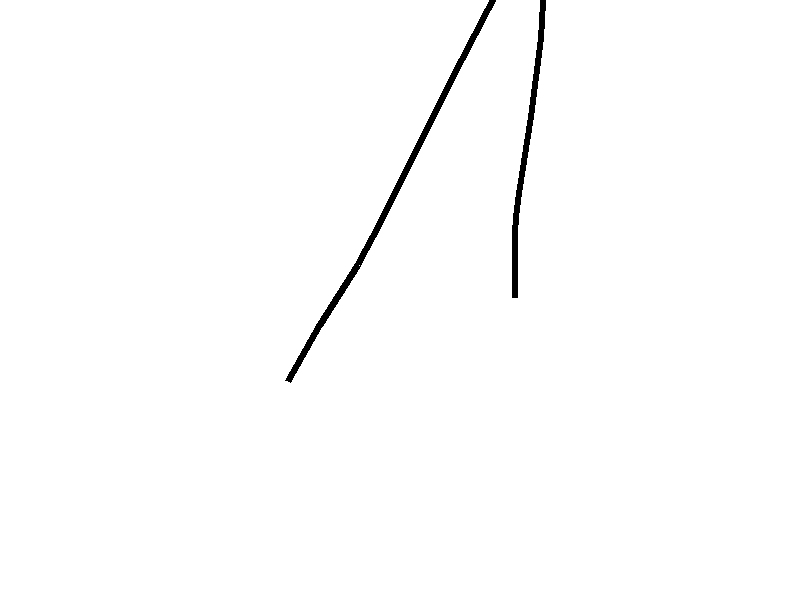
#> input picture SoC/SoCSource/password/number1.png, 800 x 600 px, found by its file name; its folder holds 4 pictures in this run
$ python convert.py
#> lines starting #> are read from the running program, lines starting #| are printed output that depends on the picture; after the words box and inside, x2 and y2 are one past the last pixel; in counts of white or black regions, pixels touching at a corner belong together
from PIL import Image
import numpy as np
import matplotlib.pyplot as plt

# Function to process each image
def process_image(image_file):
    # Load the image
#> called with image_file = 'number1.png'
    image = Image.open(f"password/{image_file}")
#> image is the input picture: PIL image 800x600 RGB; 99.1% white; 2 black regions, box (x1, y1, x2, y2) and area: (285, 0, 496, 383) 2736, (512, 0, 546, 298) 1785

    # Convert to grayscale
    grayscale_image = image.convert('L')

    # Resize the image to 28x28
    resized_image = grayscale_image.resize((28, 28))
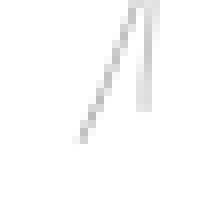
#> resized_image: PIL image 28x28 L (shown 8 times larger); min 188, max 255, mean 252.4

    # Convert to a NumPy array with signed integers (int8)
    image_array = np.array(resized_image).astype(np.int8)

    # Print the shape to verify that it's (28, 28)
    print(f"Shape of the array for {image_file}:", image_array.shape)  # Should be (28, 28)
#| Shape of the array for number1.png: (28, 28)

    # Display the resized image

    # Prepare the array for writing to a file
    data_list = []
    for i in range(len(image_array)):
        for j in range(len(image_array[i])):
            image_array[i][j] = image_array[i][j] - 127  # Normalize the pixel values
            data_list.append(str(image_array[i][j]))
#> this loop made 28 passes
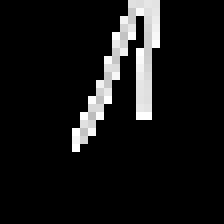
#> image_array: shape (28, 28) int8 (shown 8 times larger); min -128, max 127, mean -107.4; drawn with min black and max white
#> after the loop, data_list = 784 items, first 6: '-128', '-128', '-128', '-128', '-128', '-128'

    # Join the data with commas and format it as a C-like array
    data_string = "{" + ", ".join(data_list) + "}"
    plt.imshow(image_array, cmap='gray')
    plt.title(f'Resized Image for {image_file} (28x28)')
    plt.axis('off')  # Hide axes for better visualization
    plt.show()

    return data_string

# Initialize a list to store all data strings
all_data_strings = []

# Process each image file
for i in range(4):
    data_string = process_image(f'number{i + 1}.png')
    all_data_strings.append(data_string)
#> pass 2 of the loop `for i in range(4):`:
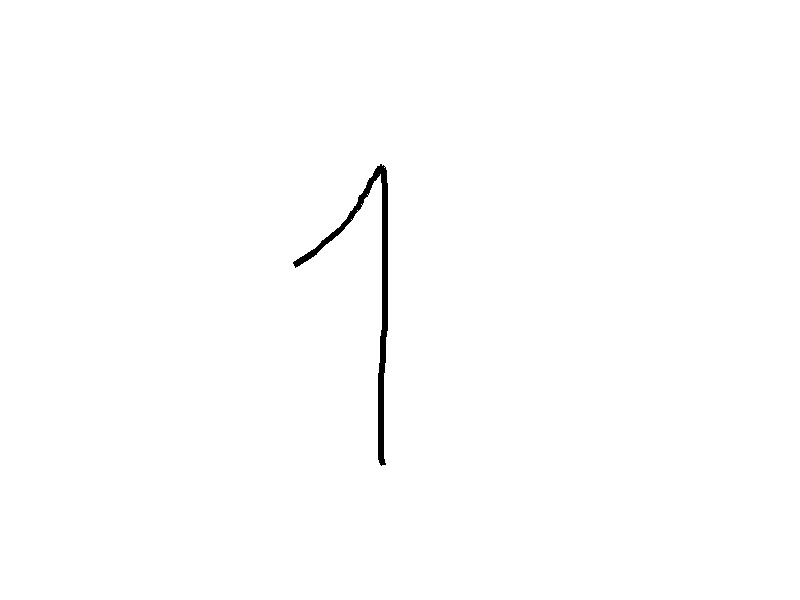
#> input picture SoC/SoCSource/password/number2.png, 800 x 600 px, found by its file name
#> in process_image, image is the input picture: PIL image 800x600 RGB; 99.5% white; 1 black region, box (x1, y1, x2, y2) and area: (293, 164, 388, 466) 2563
#> in process_image (call 2), `resized_image = grayscale_image.resize((28, 28))`:
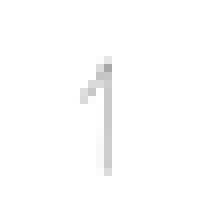
#> resized_image: PIL image 28x28 L (shown 8 times larger); min 167, max 255, mean 253.6
#| Shape of the array for number2.png: (28, 28)
#> the loop in process_image (call 2), `for i in range(len(image_array)):` made 28 passes
#> after the loop in process_image (call 2), `for i in range(len(image_array)):`:
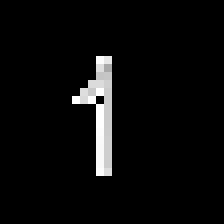
#> image_array: shape (28, 28) int8 (shown 8 times larger); min -128, max 127, mean -118; drawn with min black and max white
#> pass 3 of the loop `for i in range(4):`:
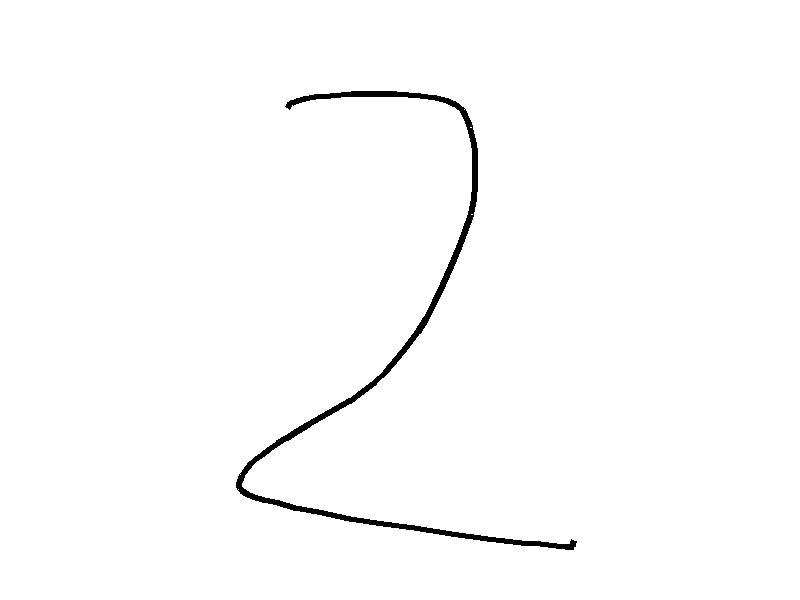
#> input picture SoC/SoCSource/password/number3.png, 800 x 600 px, found by its file name
#> in process_image, image is the input picture: PIL image 800x600 RGB; 98.8% white; 1 black region, box (x1, y1, x2, y2) and area: (236, 91, 577, 550) 5639
#> in process_image (call 3), `resized_image = grayscale_image.resize((28, 28))`:
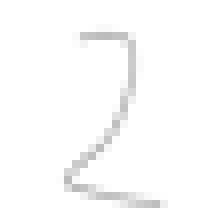
#> resized_image: PIL image 28x28 L (shown 8 times larger); min 187, max 255, mean 251.7
#| Shape of the array for number3.png: (28, 28)
#> the loop in process_image (call 3), `for i in range(len(image_array)):` made 28 passes
#> after the loop in process_image (call 3), `for i in range(len(image_array)):`:
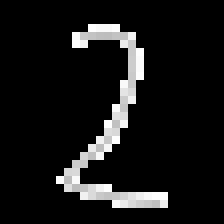
#> image_array: shape (28, 28) int8 (shown 8 times larger); min -128, max 127, mean -105.5; drawn with min black and max white
#> the loop made 4 passes; the first 3 are shown

# Write all data to a single file, each on a new line
with open('data.txt', 'w') as f:
    f.write('const int8_t test_images[][28 * 28 * 1] = {\n')
    for index, data in enumerate(all_data_strings):
        f.write(data)
        if index < len(all_data_strings) - 1:
            f.write(',\n')
    f.write('\n};')

print("All data has been written to data.txt")
